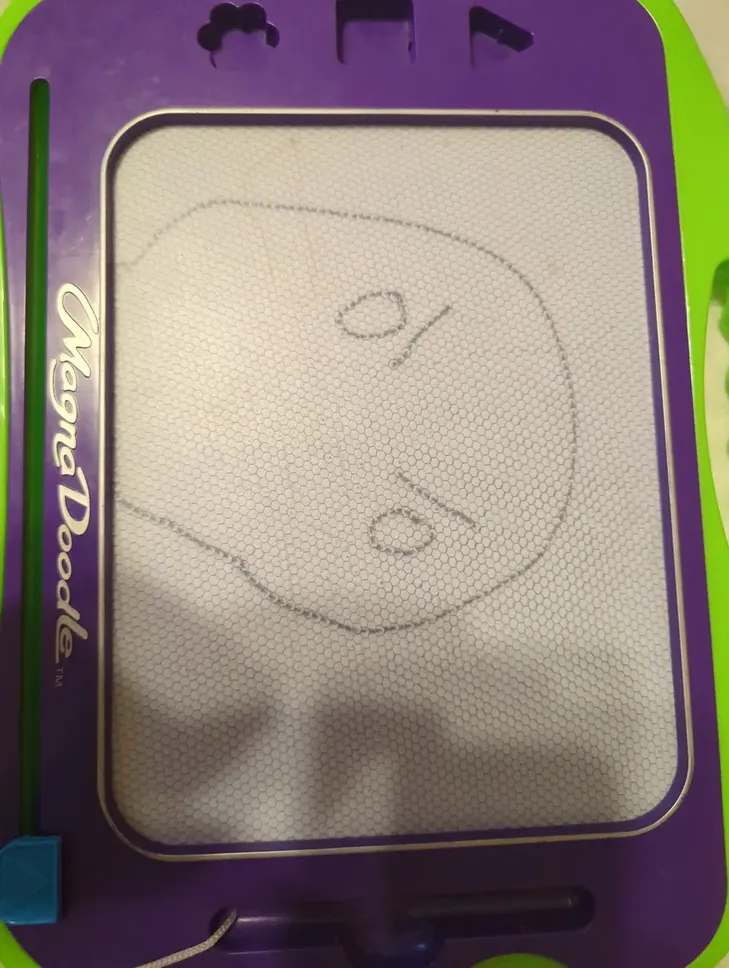
#> input picture input.webp, 729 x 968 px, shrunk from 952 x 1265 before the run
$ python -i magnadoodle.py   (imports and definitions only)
#> lines starting #> are read from the running program, lines starting #| are printed output that depends on the picture; after the words box and inside, x2 and y2 are one past the last pixel; in counts of white or black regions, pixels touching at a corner belong together
#> further down, picture is the input picture: shape (968, 729, 3); mean B, G, R 120.8, 127, 139.5
#!/usr/bin/env python3
"""
magnadoodle.py — Digitize a Magna Doodle photo into a clean PNG and SVG.

The trick: the visible honeycomb is a periodic structure at a single spatial
scale (the cell pitch), while the drawing varies at a larger scale. A Gaussian
blur with sigma ~= cell pitch averages out the hex grid while leaving the
drawing intact. Subtracting a much heavier blur removes shadows / vignetting.
Otsu's threshold then gives a clean binary mask, which potrace converts to SVG.

Usage:
    python3 magnadoodle.py photo.jpg
    python3 magnadoodle.py photo.jpg --crop 200 300 1800 2400
    python3 magnadoodle.py photo.jpg --cell 12 --debug
    python3 magnadoodle.py photo.jpg --svg-only

Dependencies:
    pip install opencv-python numpy scipy
    apt install potrace                 # for SVG output

Author: written for Vale, April 2026
"""

from __future__ import annotations
import argparse
import os
import shutil
import subprocess
import sys
from pathlib import Path

import cv2
import numpy as np
from scipy import ndimage


# ──────────────────────────────────────────────────────────────────────────────
# Cell-pitch detection via radial FFT
# ──────────────────────────────────────────────────────────────────────────────
def estimate_cell_pitch(gray: np.ndarray,
                        pitch_min: float = 8,
                        pitch_max: float = 35) -> float:
    """Estimate the hex-cell pitch (center-to-center distance) in pixels.

    The honeycomb produces a strong ring in the FFT magnitude at radius
    f = N / pitch, where N is image size. We find the dominant ring.
    """
#> called with pitch_min = 8, pitch_max = 35
    h, w = gray.shape
#> h = 968; w = 729
    s = min(h, w)
#> s = 729
    crop = gray[(h - s) // 2:(h - s) // 2 + s,
                (w - s) // 2:(w - s) // 2 + s].astype(np.float32)
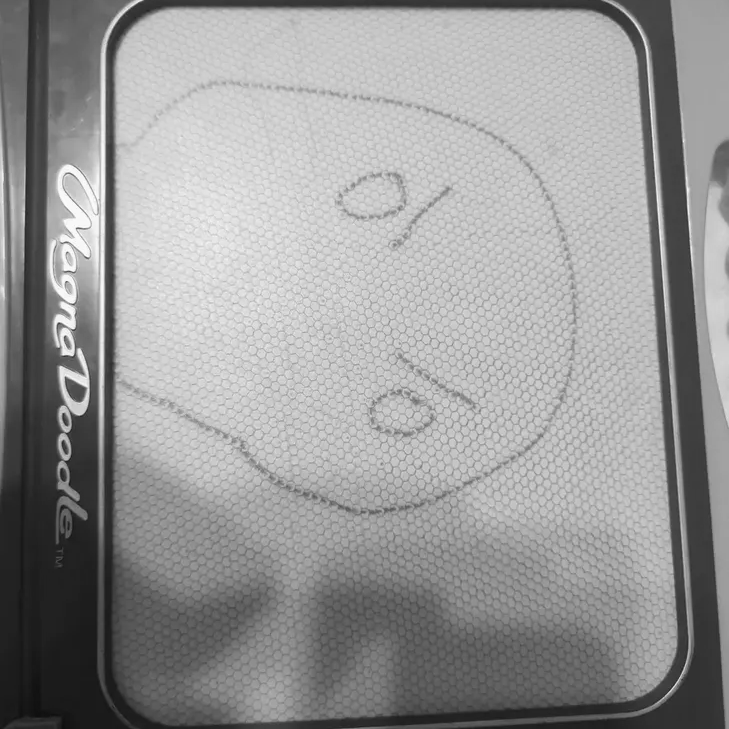
#> crop: shape (729, 729) float32; min 14, max 253, mean 151.9
    crop -= crop.mean()
    win = np.outer(np.hanning(s), np.hanning(s))
    spec = np.abs(np.fft.fftshift(np.fft.fft2(crop * win)))

    cy, cx = s // 2, s // 2
#> cy = 364; cx = 364
    yy, xx = np.indices(spec.shape)
    r = np.sqrt((yy - cy) ** 2 + (xx - cx) ** 2).astype(np.int32)
    r_max = s // 2
#> r_max = 364
    radial = np.bincount(r.ravel(), spec.ravel())[:r_max] / (
             np.bincount(r.ravel())[:r_max] + 1e-9)
#> radial = 364 values, max 4161106.1 at index 0, min 988.5 at index 362, mean 24014

    f_lo = max(3, int(s / pitch_max))
#> f_lo = 20
    f_hi = min(r_max - 1, int(s / pitch_min))
#> f_hi = 91
    band = radial[f_lo:f_hi].copy()
#> band = 71 values, max 21723.4 at index 0, min 4324.4 at index 51, mean 8276.4
    baseline = ndimage.gaussian_filter1d(band, sigma=8)
#> baseline = 71 values, max 15128.9 at index 0, min 5018.4 at index 48, mean 8276.4
    peaks = band - baseline
#> peaks = 71 values, max 6594.5 at index 0, min -2093.2 at index 6, mean -5.12e-14
    f_peak = f_lo + int(np.argmax(peaks))
#> f_peak = 20
    return s / f_peak


# ──────────────────────────────────────────────────────────────────────────────
# Find the drawing surface (low-saturation + bright region, eroded to peel
# off the silver metallic trim that otherwise leaks into the mask)
# ──────────────────────────────────────────────────────────────────────────────
# [30 lines left out: function find_drawing_region, not called in this run]


# ──────────────────────────────────────────────────────────────────────────────
# Main pipeline
# ──────────────────────────────────────────────────────────────────────────────
def digitize(
    img_bgr: np.ndarray,
    cell_pitch: float | None = None,
    region: np.ndarray | None = None,
    invert_output: bool = True,
    debug_dir: Path | None = None,
) -> np.ndarray:
    """Return a clean uint8 binary image: drawing=0 on background=255
    (or inverted if invert_output=False).

    If `region` is provided (uint8 0/255 mask of the drawing surface), pixels
    outside it are neutralized before thresholding and the mask is AND-ed back
    against it at the end. Otsu's threshold is computed only over in-region
    pixels so the drawing's contrast isn't drowned out by the dark frame.
    """
    gray = cv2.cvtColor(img_bgr, cv2.COLOR_BGR2GRAY) if img_bgr.ndim == 3 else img_bgr

    if region is not None:
        # Replace out-of-region pixels with a bright surface-like value so the
        # blackhat response there is ~0 and doesn't bias anything.
        bright = int(np.percentile(gray[region > 0], 90))
        gray = np.where(region > 0, gray, bright).astype(np.uint8)

    if cell_pitch is None:
        cell_pitch = estimate_cell_pitch(gray)
#> cell_pitch = 36.45
        print(f"  detected cell pitch ≈ {cell_pitch:.1f} px")
#|   detected cell pitch ≈ 36.5 px

    # 1. Gaussian blur averages out the hex grid (sigma ~ half a cell pitch).
    sigma = max(2.0, cell_pitch * 0.45)
#> sigma = 16.4
    smooth = cv2.GaussianBlur(gray, (0, 0), sigmaX=sigma)
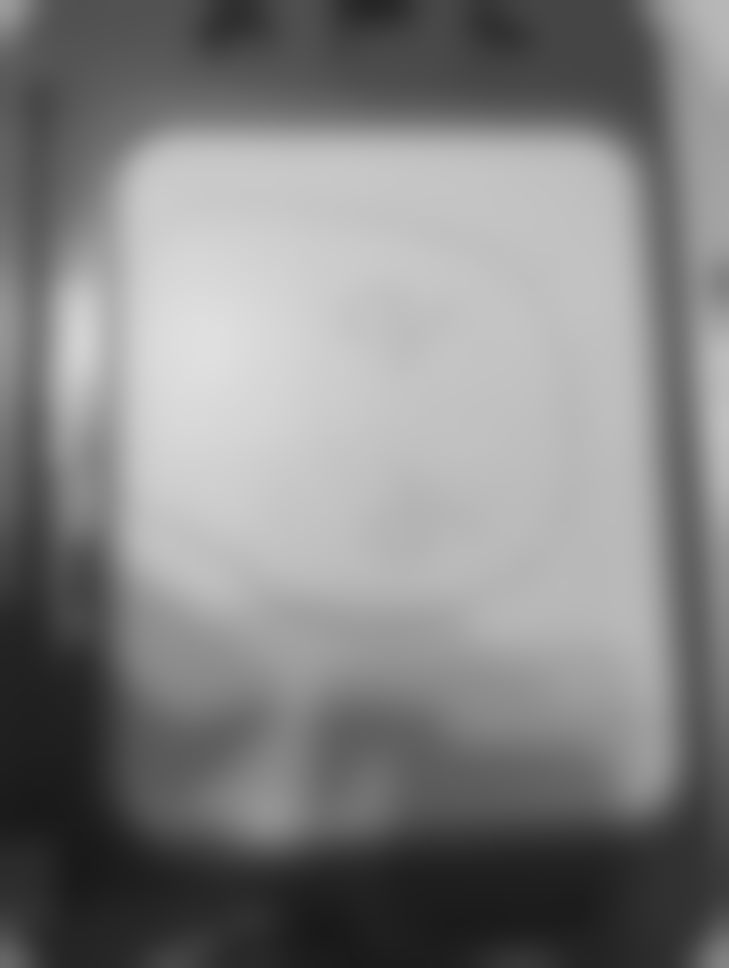
#> smooth: shape (968, 729); min 25, max 223, mean 130

    # 2. Black-hat: local bright-bg minus image pulls out dark strokes directly,
    #    without needing to estimate a global shadow model. Kernel is a few
    #    cells wide so it responds to strokes but ignores the drawing surface.
    bh_size = int(cell_pitch * 6) | 1
#> bh_size = 219
    bh = cv2.morphologyEx(
        smooth, cv2.MORPH_BLACKHAT,
        cv2.getStructuringElement(cv2.MORPH_ELLIPSE, (bh_size, bh_size)))
    flat = cv2.normalize(bh, None, 0, 255, cv2.NORM_MINMAX).astype(np.uint8)
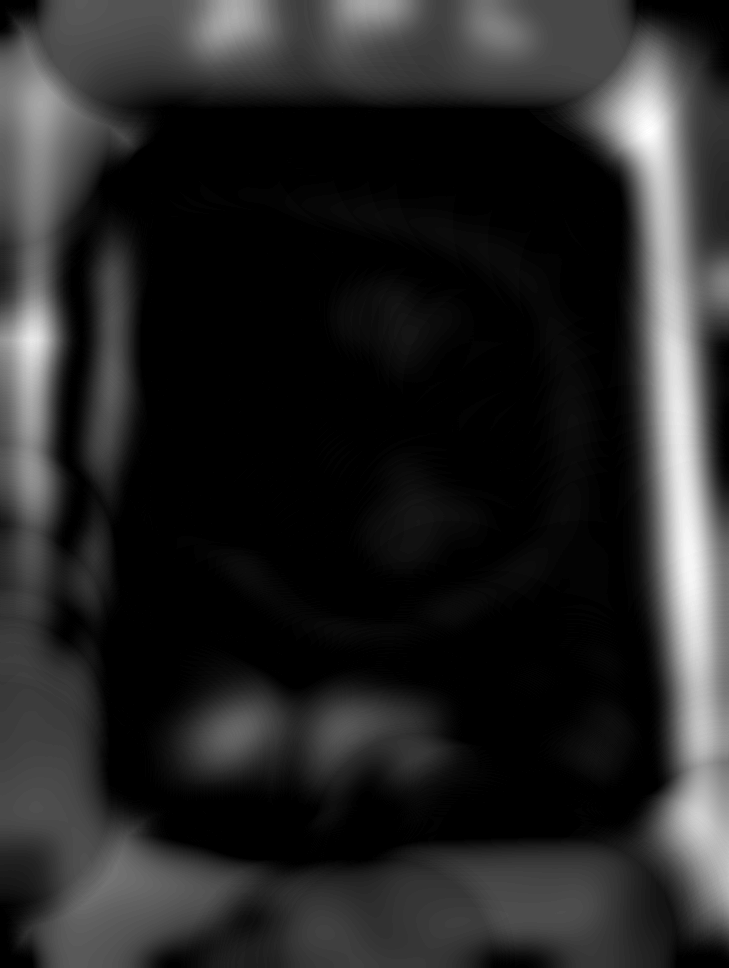
#> flat: shape (968, 729); min 0, max 255, mean 38.5

    # 3. Otsu on in-region pixels only (prevents the surrounding frame from
    #    dominating the histogram), then apply threshold globally.
    if region is not None:
        in_mask = region > 0
        thr_val, _ = cv2.threshold(flat[in_mask], 0, 255,
                                   cv2.THRESH_BINARY + cv2.THRESH_OTSU)
        _, mask = cv2.threshold(flat, int(thr_val), 255, cv2.THRESH_BINARY)
        mask = cv2.bitwise_and(mask, region)
    else:
        _, mask = cv2.threshold(flat, 0, 255,
                                cv2.THRESH_BINARY + cv2.THRESH_OTSU)
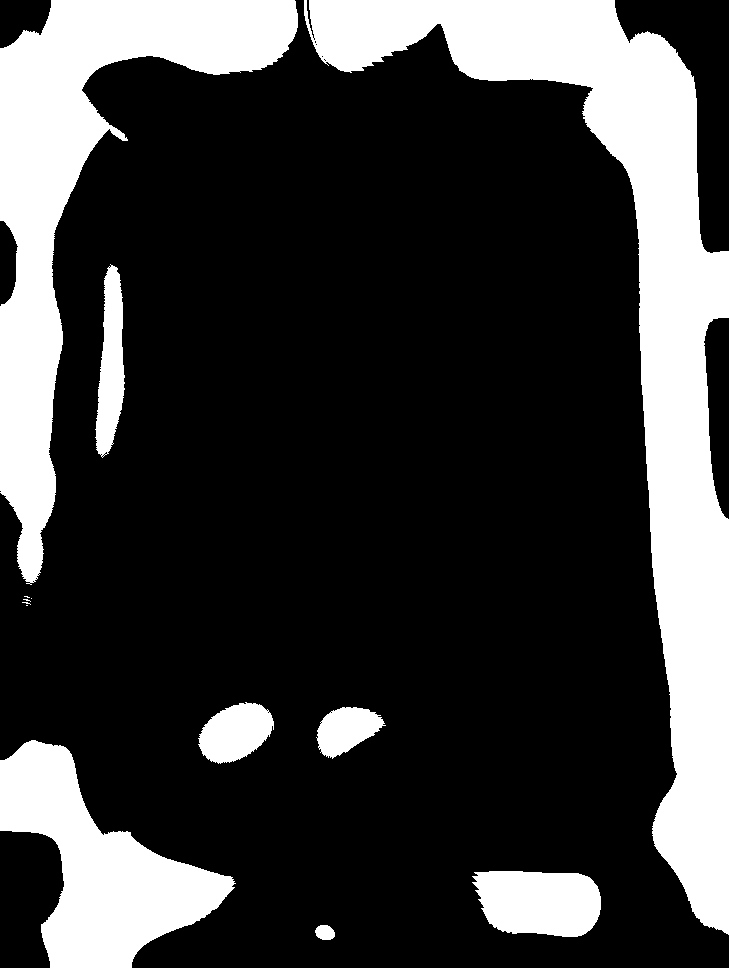
#> mask: shape (968, 729); 24.3% white; 13 white regions (5 under 20 px), largest, box (x1, y1, x2, y2) and area: (304, 0, 729, 935) 83265, (0, 0, 298, 585) 47339, (0, 740, 236, 968) 24108

    # 4. Morphological cleanup: drop tiny specks, close 1-2 px gaps.
    kernel = cv2.getStructuringElement(cv2.MORPH_ELLIPSE, (3, 3))
    mask = cv2.morphologyEx(mask, cv2.MORPH_OPEN, kernel)
#> mask: shape (968, 729); 24.2% white; 8 white regions, largest, box (x1, y1, x2, y2) and area: (304, 0, 729, 935) 83220, (0, 0, 298, 583) 47294, (0, 740, 235, 968) 24093
    n, labels, stats, _ = cv2.connectedComponentsWithStats(mask, 8)
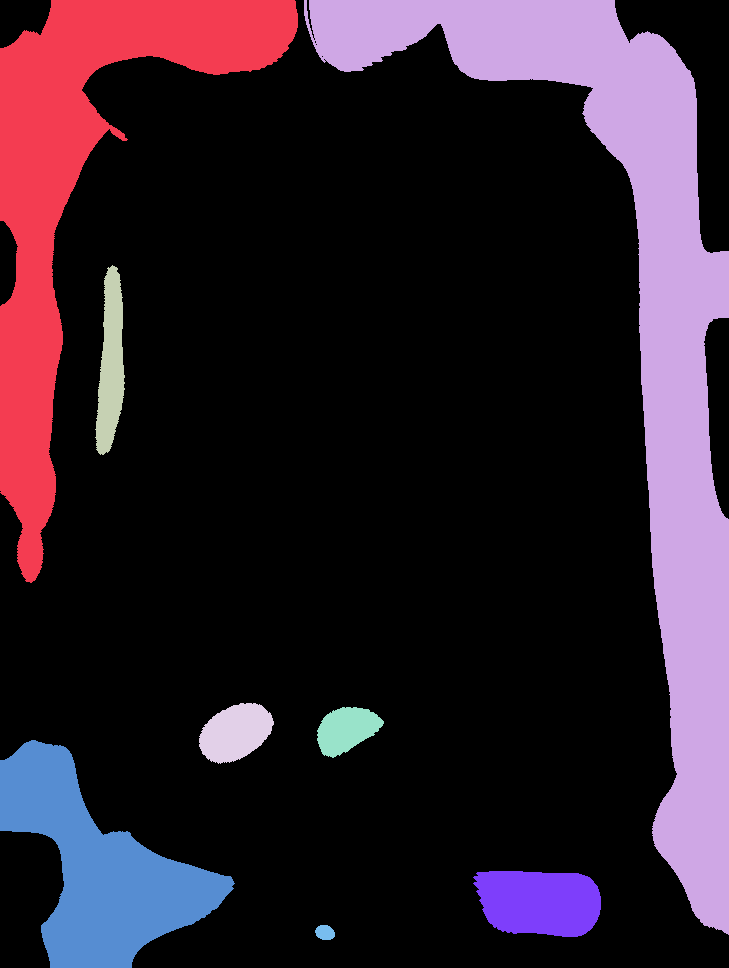
#> labels: shape (968, 729) int32; 9 distinct labels, from 0 to 8; one colour per label, 0 black
#> n = 9; stats = [[0, 0, 729, 968, 534631], [0, 0, 298, 583, 47294], [304, 0, 425, 935, 83220], [95, 265, 30, 190, 3696], [199, 703, 75, 61, 3217], [317, 707, 67, 51, 2247], [0, 740, 235, 228, 24093], [473, 871, 128, 66, 7036], [315, 925, 20, 15, 238]]
    min_area = int((cell_pitch * 0.7) ** 2)
#> min_area = 651
    cleaned = np.zeros_like(mask)
    for i in range(1, n):
        if stats[i, cv2.CC_STAT_AREA] >= min_area:
            cleaned[labels == i] = 255
    mask = cleaned

    if debug_dir:
        debug_dir.mkdir(exist_ok=True, parents=True)
        cv2.imwrite(str(debug_dir / '01_gray.png'), gray)
        cv2.imwrite(str(debug_dir / '02_smooth.png'), smooth)
        cv2.imwrite(str(debug_dir / '04_flat.png'), flat)
        cv2.imwrite(str(debug_dir / '05_mask.png'), mask)
        if region is not None:
            cv2.imwrite(str(debug_dir / '00_region.png'), region)

    return mask if not invert_output else cv2.bitwise_not(mask)
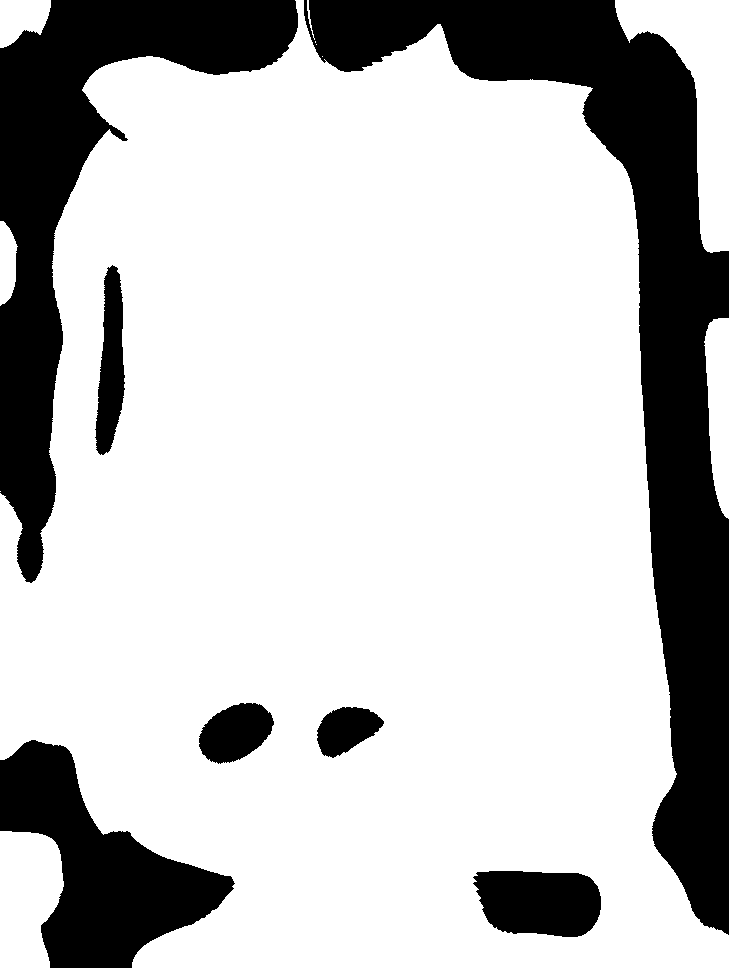
#> returned value: shape (968, 729); 75.8% white; 7 black regions, largest, box (x1, y1, x2, y2) and area: (304, 0, 729, 935) 83220, (0, 0, 298, 583) 47294, (0, 740, 235, 968) 24093


# ──────────────────────────────────────────────────────────────────────────────
# SVG export via potrace
# ──────────────────────────────────────────────────────────────────────────────
# [96 lines left out: functions png_to_svg, main, not called in this run]


# [2 lines not run here, left out]

>>> import cv2
>>> picture = cv2.imread('input.webp')
>>> result = digitize(picture)

$ run again, on input2.jpg
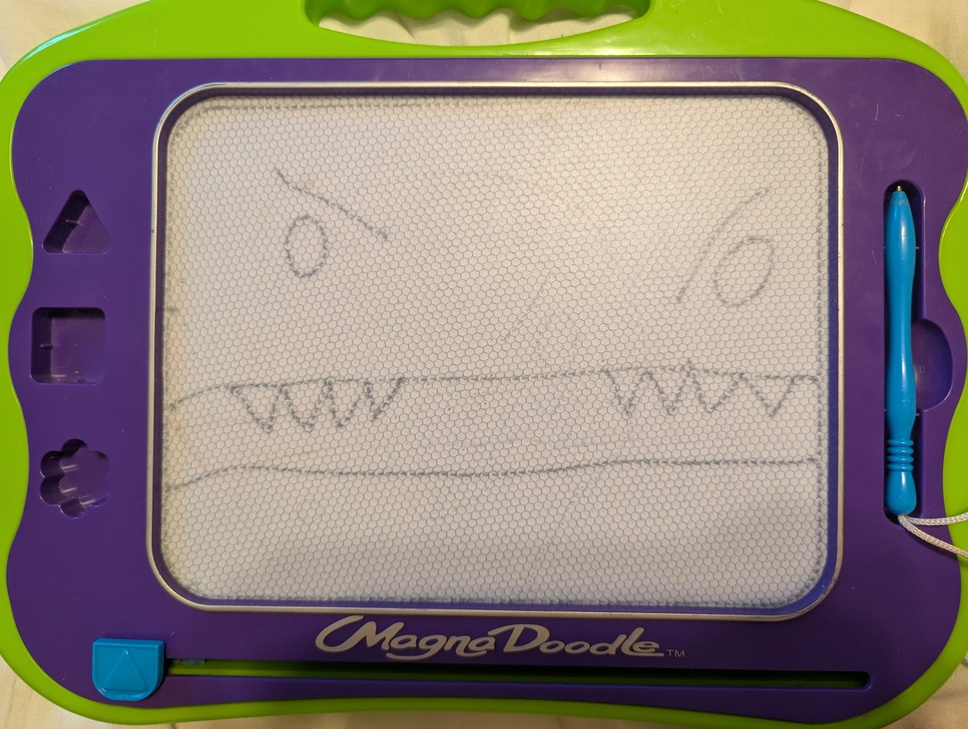
#> input picture input2.jpg, 968 x 729 px, shrunk from 4080 x 3072 before the run
#> picture is the input picture: shape (729, 968, 3); mean B, G, R 120.4, 131.2, 141.1
#> radial = 364 values, max 4491024.6 at index 0, min 1175.7 at index 305, mean 23254.8
#> band = 71 values, max 14472 at index 3, min 3486.7 at index 47, mean 6102.1
#> baseline = 71 values, max 10856.9 at index 0, min 3946.5 at index 55, mean 6102.1
#> peaks = 71 values, max 3800.1 at index 3, min -1820.3 at index 8, mean -7.69e-14
#> f_peak = 23
#> cell_pitch = 31.7
#|   detected cell pitch ≈ 31.7 px
#> sigma = 14.26
#> in digitize, `smooth = cv2.GaussianBlur(gray, (0, 0), sigmaX=sigma)`:
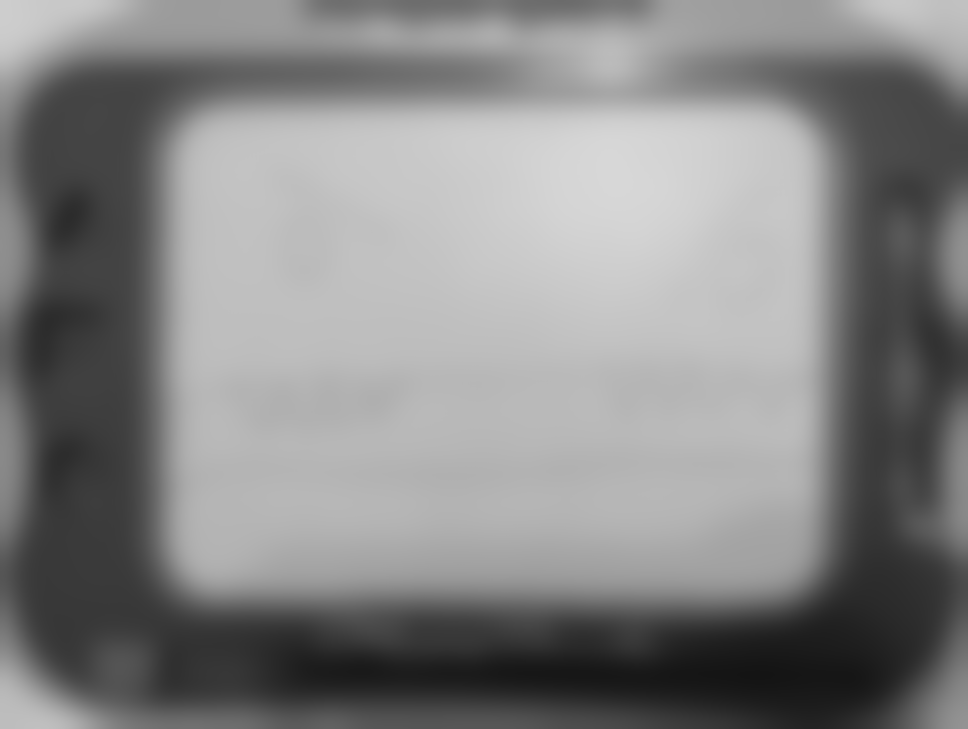
#> smooth: shape (729, 968); min 20, max 215, mean 132.9
#> bh_size = 191
#> in digitize, `n, labels, stats, _ = cv2.connectedComponentsWithStats(mask, 8)`:
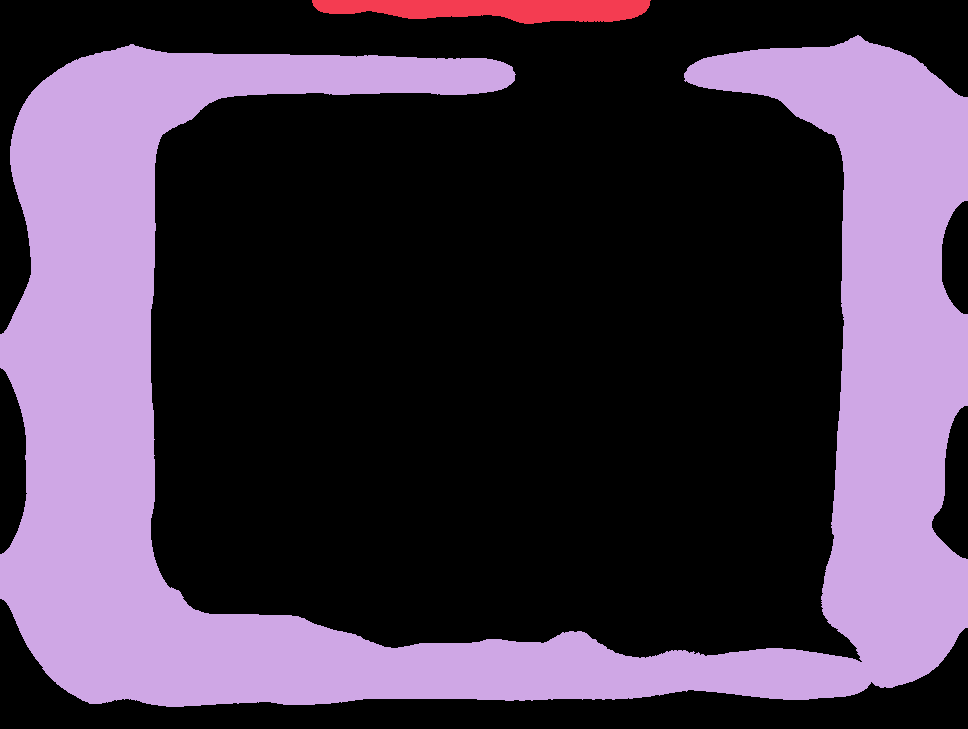
#> labels: shape (729, 968) int32; 3 distinct labels, from 0 to 2; one colour per label, 0 black
#> n = 3; stats = [[0, 0, 968, 729, 472971], [312, 0, 339, 24, 5918], [0, 35, 968, 672, 226783]]
#> min_area = 492
